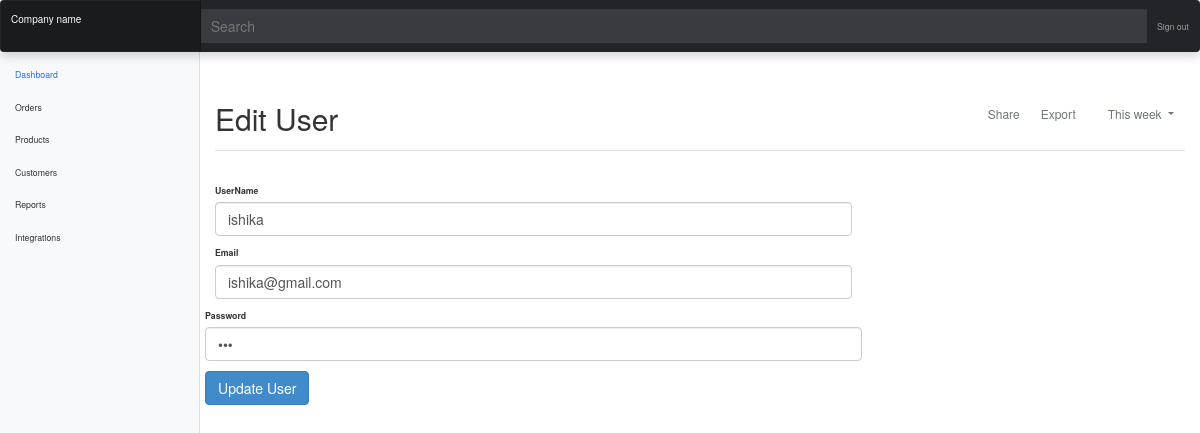
/editUser.php?id=10 (signed in), run on an earlier commit of the app's database.
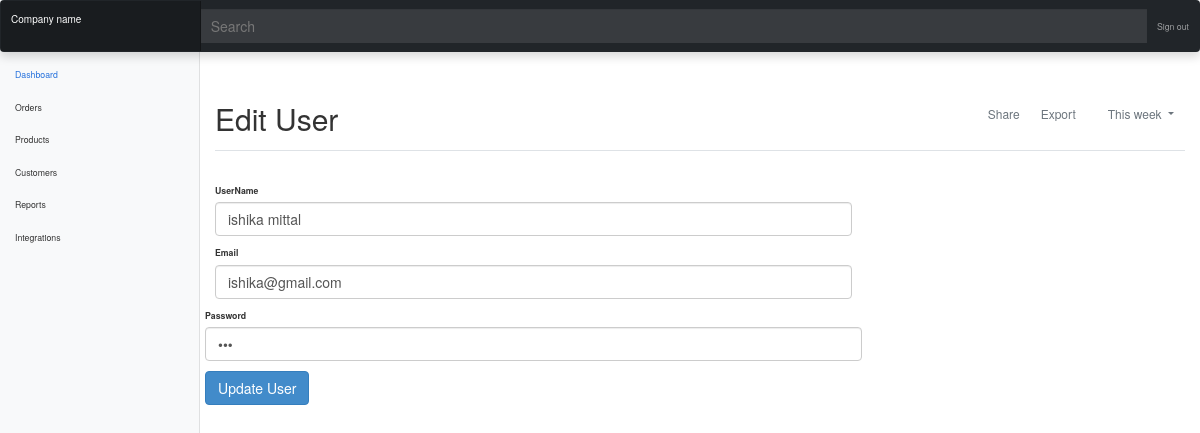
And on a later commit of the database.
### tables this page shows
CREATE TABLE `users` (
  `id` int NOT NULL,
  `userName` varchar(50) NOT NULL,
  `email` varchar(50) NOT NULL,
  `password` varchar(50) NOT NULL,
  `type` varchar(50) NOT NULL,
  `approved` varchar(50) NOT NULL
);

### classes/DB.php (called while the page is built, shortened)
<?php
class DB
{
    public static $instance;
    public static function getInstance()
    {
        if (!isset(self::$instance)) {
            try {
                self::$instance = new PDO("mysql:host=" . DBHOST . ";dbname=" . DBNAME, DBUSER, DBPASS);
                self::$instance->setAttribute(PDO::ATTR_ERRMODE, PDO::ERRMODE_EXCEPTION);
                return self::$instance;
            } catch (PDOException $e) {
                return $e->getMessage();
            }
        }
        return self::$instance;
    }
}

### editUser.php (the view, shortened to what this page needs)
<!doctype html>
<html lang="en">
<head>
  <link href="https://cdn.jsdelivr.net/npm/bootstrap@5.1.3/dist/css/bootstrap.min.css" rel="stylesheet">
  <link href="../node_modules/bootstrap/dist/css/bootstrap.min.css" rel="stylesheet">
  <link href="./assets/css/dashboard.css" rel="stylesheet">
</head>
<body>
  <header class="navbar navbar-dark sticky-top bg-dark flex-md-nowrap p-0 shadow">
    <a class="navbar-brand col-md-3 col-lg-2 me-0 px-3" href="#">Company name</a>
    <input class="form-control form-control-dark w-100" type="text" placeholder="Search" aria-label="Search">
    <div class="navbar-nav">
      <div class="nav-item text-nowrap">
        <a class="nav-link px-3" href="logout.php">Sign out</a>
      </div>
    </div>
  </header>
  <div class="container-fluid">
    <div class="row">
      <nav id="sidebarMenu" class="col-md-3 col-lg-2 d-md-block bg-light sidebar collapse">
        <div class="position-sticky pt-3">
          <ul class="nav flex-column">
            <li class="nav-item">
              <a class="nav-link active" aria-current="page" href="products.php">
                Dashboard
              </a>
            </li>
            <li class="nav-item">
              <a class="nav-link" href="#">
                Orders
              </a>
            </li>
            <li class="nav-item">
              <a class="nav-link" href="separate_products.php">
                Products
              </a>
            </li>
            <li class="nav-item">
              <a class="nav-link" href="#">
                Customers
              </a>
            </li>
            <li class="nav-item">
              <a class="nav-link" href="#">
                Reports
              </a>
            </li>
            <li class="nav-item">
              <a class="nav-link" href="#">
                Integrations
              </a>
            </li>
          </ul>
        </div>
      </nav>
      <main class="col-md-9 ms-sm-auto col-lg-10 px-md-4">
        <div class="d-flex justify-content-between flex-wrap flex-md-nowrap align-items-center pt-3 pb-2 mb-3 border-bottom">
          <h1 class="h2">Edit User</h1>
          <div class="btn-toolbar mb-2 mb-md-0">
            <div class="btn-group me-2">
              <button type="button" class="btn btn-sm btn-outline-secondary">Share</button>
              <button type="button" class="btn btn-sm btn-outline-secondary">Export</button>
            </div>
            <button type="button" class="btn btn-sm btn-outline-secondary dropdown-toggle">
              This week
            </button>
          </div>
        </div>
        <?php
        require "./classes/DB.php";
        $fk = $_GET['id'];
        $sql = "select * from users where id = '$fk'";
        $data = DB::getInstance()->query($sql);
        while ($row = $data->fetch(PDO::FETCH_OBJ)) {
  ?>
        <form class="row g-3" method = "GET" action="updateUser.php">
        <div class="col-md-8">
          </div>
          <div class="col-md-8">
            <label for="usename" class="form-label">UserName</label>
            <input type="text" class="form-control" id="userName" name = "uname" value = "<?php echo $row->userName ?>">
          </div>
          <div class="col-md-8">
            <label for="email" class="form-label">Email</label>
            <input type="email" class="form-control" id="useremail" name = "uemail" value = "<?php echo $row->email ?>">
          </div>
          <div class="col-8">
            <label for="password" class="form-label">Password</label>
            <input type="password" class="form-control" id="userPassword" name = "upassword" value = "<?php echo $row->password ?>">
          </div>
      <?php } ?>
          <div class="col-12">
            <button type="submit" class="btn btn-primary" name = "submit_button">Update User</button>
          </div>
        </form>
      </main>
    </div>
  </div>
</body>
</html>

What changed in the data, as far as the page shows it:
changed users "ishika@gmail.com": uname "ishika" → "ishika mittal"
